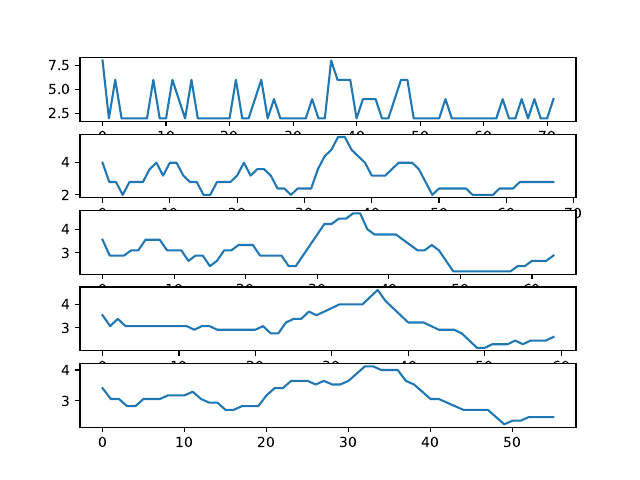

Source code (Python):
import numpy as np
import matplotlib.pyplot as plt
from matplotlib.backends.backend_pdf import PdfPages
import csv
from datetime import datetime
from scipy import signal

pdf = []
pdfDoc = PdfPages('p04.pdf')


train_data = {}

with open("Train.csv") as train_csv:
    train_reader = csv.DictReader(train_csv, delimiter=',')
    
    for row in train_reader:
        train_data[int(row['ID'])] = {'datetime': datetime.strptime(row['Datetime'], "%d-%m-%Y %H:%M"), 'count': int(row['Count'])}
        
# a)
start_date = train_data[0]['datetime']
end_date = start_date.replace(day=start_date.day+3)
end_date = end_date.replace(hour=0, minute=0, second=0, microsecond=0)

x = []
for i in range(0, len(train_data)):
    if train_data[i]['datetime'] >= end_date:
        break
    x.append(train_data[i]['count'])
    
# print(len(x))

# b)
ws = [5, 9, 13, 17]

fig, axs = plt.subplots(len(ws) + 1)
axs[0].plot(x)

for w in ws:
    to_plot = np.convolve(x, np.ones(w), 'valid') / w
    axs[1 + ws.index(w)].plot(to_plot)

pdf.append(fig)
fig.savefig("p04.b.png")

# c)
f = 60 * 60
nyquist = f * 2
cutoff = 2000 # Trial and error
ncutoff = cutoff / nyquist


# d) & e)
fig, axs = plt.subplots(3)

axs[0].plot(x)

b, a = signal.butter(5, ncutoff, 'low', analog=False)
x_processed = signal.filtfilt(b, a, x)
axs[1].plot(x_processed)

b, a = signal.cheby1(5, 5, ncutoff, 'low', analog=False)
x_processed = signal.filtfilt(b, a, x)
axs[2].plot(x_processed) 

pdf.append(fig)
fig.savefig("p04.e.png")

# Aleg Butterworth pentru ca este mai aproape de semnalul original

# f)
ords = [1, 5, 10]
rps = [5, 10, 15]

fig, axs = plt.subplots(len(ords) * 2)

for ord in ords:
    b, a = signal.butter(ord, ncutoff, 'low', analog=False)
    x_processed = signal.filtfilt(b, a, x)
    axs[ords.index(ord) * 2].plot(x_processed)
    
    b, a = signal.cheby1(ord, 5, ncutoff, 'low', analog=False)
    x_processed = signal.filtfilt(b, a, x)
    axs[ords.index(ord) * 2 + 1].plot(x_processed)
    
pdf.append(fig)
fig.savefig("p04.f.1.png")

fig, axs = plt.subplots(len(rps))

for rp in rps:    
    b, a = signal.cheby1(5, rp, ncutoff, 'low', analog=False)
    x_processed = signal.filtfilt(b, a, x)
    axs[rps.index(rp)].plot(x_processed)
    
pdf.append(fig)
fig.savefig("p04.f.2.png")

for page in pdf:
    pdfDoc.savefig(page)
pdfDoc.close()